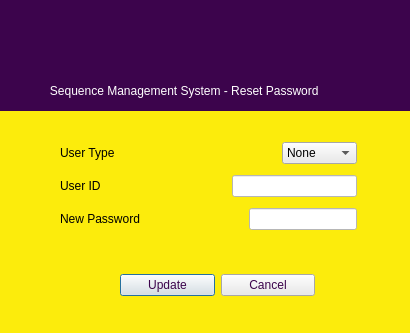
<?xml version="1.0" encoding="UTF-8"?>
<ui version="4.0">
 <class>Resetdialog</class>
 <widget class="QDialog" name="Resetdialog">
  <property name="geometry">
   <rect>
    <x>0</x>
    <y>0</y>
    <width>410</width>
    <height>333</height>
   </rect>
  </property>
  <property name="minimumSize">
   <size>
    <width>410</width>
    <height>333</height>
   </size>
  </property>
  <property name="maximumSize">
   <size>
    <width>410</width>
    <height>333</height>
   </size>
  </property>
  <property name="windowTitle">
   <string>Resetdialog</string>
  </property>
  <property name="styleSheet">
   <string notr="true">background-color: rgb(252, 236, 12);</string>
  </property>
  <widget class="QLabel" name="label_4">
   <property name="geometry">
    <rect>
     <x>0</x>
     <y>70</y>
     <width>411</width>
     <height>41</height>
    </rect>
   </property>
   <property name="styleSheet">
    <string notr="true">color: rgb(255, 255, 255);
background-color: rgb(60, 4, 76);</string>
   </property>
   <property name="text">
    <string>               Sequence Management System - Reset Password</string>
   </property>
  </widget>
  <widget class="QLabel" name="label_3">
   <property name="geometry">
    <rect>
     <x>0</x>
     <y>0</y>
     <width>411</width>
     <height>71</height>
    </rect>
   </property>
   <property name="styleSheet">
    <string notr="true">image: url(:/Images/Images/ublogo.png);
background-color: rgb(60, 4, 76);</string>
   </property>
   <property name="text">
    <string/>
   </property>
  </widget>
  <widget class="QWidget" name="layoutWidget">
   <property name="geometry">
    <rect>
     <x>120</x>
     <y>270</y>
     <width>195</width>
     <height>30</height>
    </rect>
   </property>
   <layout class="QHBoxLayout" name="horizontalLayout_3">
    <item>
     <widget class="QPushButton" name="updateButton">
      <property name="styleSheet">
       <string notr="true">color: rgb(60, 4, 76);
background-color: rgb(234, 234, 234);</string>
      </property>
      <property name="text">
       <string>Update</string>
      </property>
     </widget>
    </item>
    <item>
     <widget class="QPushButton" name="cancelButton">
      <property name="styleSheet">
       <string notr="true">color: rgb(60, 4, 76);
background-color: rgb(234, 234, 234);</string>
      </property>
      <property name="text">
       <string>Cancel</string>
      </property>
     </widget>
    </item>
   </layout>
  </widget>
  <widget class="QWidget" name="layoutWidget">
   <property name="geometry">
    <rect>
     <x>60</x>
     <y>137</y>
     <width>297</width>
     <height>101</height>
    </rect>
   </property>
   <layout class="QGridLayout" name="gridLayout">
    <item row="0" column="0">
     <layout class="QHBoxLayout" name="horizontalLayout">
      <item>
       <widget class="QLabel" name="label_5">
        <property name="text">
         <string>User Type</string>
        </property>
       </widget>
      </item>
      <item>
       <spacer name="horizontalSpacer_3">
        <property name="orientation">
         <enum>Qt::Horizontal</enum>
        </property>
        <property name="sizeHint" stdset="0">
         <size>
          <width>108</width>
          <height>20</height>
         </size>
        </property>
       </spacer>
      </item>
      <item>
       <widget class="QComboBox" name="userTypeComboBox">
        <property name="styleSheet">
         <string notr="true">background-color: rgb(234, 234, 234);</string>
        </property>
        <item>
         <property name="text">
          <string>None</string>
         </property>
        </item>
        <item>
         <property name="text">
          <string>Student</string>
         </property>
        </item>
        <item>
         <property name="text">
          <string>Lecturer</string>
         </property>
        </item>
       </widget>
      </item>
     </layout>
    </item>
    <item row="1" column="0">
     <layout class="QHBoxLayout" name="horizontalLayout_2">
      <item>
       <widget class="QLabel" name="label_2">
        <property name="text">
         <string>User ID</string>
        </property>
       </widget>
      </item>
      <item>
       <spacer name="horizontalSpacer">
        <property name="orientation">
         <enum>Qt::Horizontal</enum>
        </property>
        <property name="sizeHint" stdset="0">
         <size>
          <width>98</width>
          <height>20</height>
         </size>
        </property>
       </spacer>
      </item>
      <item>
       <widget class="QLineEdit" name="userIDLine">
        <property name="styleSheet">
         <string notr="true">background-color: rgb(255, 255, 255);</string>
        </property>
       </widget>
      </item>
     </layout>
    </item>
    <item row="2" column="0">
     <layout class="QHBoxLayout" name="horizontalLayout_4">
      <item>
       <widget class="QLabel" name="label">
        <property name="text">
         <string>New Password</string>
        </property>
       </widget>
      </item>
      <item>
       <spacer name="horizontalSpacer_2">
        <property name="orientation">
         <enum>Qt::Horizontal</enum>
        </property>
        <property name="sizeHint" stdset="0">
         <size>
          <width>58</width>
          <height>20</height>
         </size>
        </property>
       </spacer>
      </item>
      <item>
       <widget class="QLineEdit" name="newPasswordLine">
        <property name="styleSheet">
         <string notr="true">background-color: rgb(255, 255, 255);</string>
        </property>
       </widget>
      </item>
     </layout>
    </item>
   </layout>
  </widget>
 </widget>
 <resources/>
 <connections/>
</ui>
